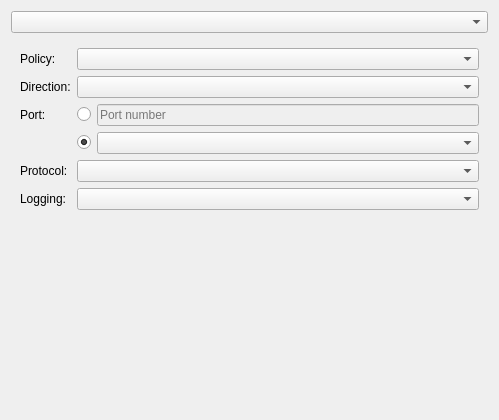
<?xml version="1.0" encoding="UTF-8"?>
<ui version="4.0">
 <class>RuleWidget</class>
 <widget class="QWidget" name="RuleWidget">
  <property name="geometry">
   <rect>
    <x>0</x>
    <y>0</y>
    <width>499</width>
    <height>420</height>
   </rect>
  </property>
  <layout class="QVBoxLayout" name="verticalLayout_2">
   <item>
    <widget class="QComboBox" name="ruleType"/>
   </item>
   <item>
    <widget class="UFW::StackedWidget" name="stackedWidget">
     <property name="currentIndex">
      <number>0</number>
     </property>
     <widget class="QWidget" name="page_2">
      <layout class="QFormLayout" name="formLayout">
       <item row="0" column="0">
        <widget class="QLabel" name="label_9">
         <property name="text">
          <string>Policy:</string>
         </property>
        </widget>
       </item>
       <item row="0" column="1">
        <widget class="QComboBox" name="simplePolicy"/>
       </item>
       <item row="1" column="0">
        <widget class="QLabel" name="label_7">
         <property name="text">
          <string>Direction:</string>
         </property>
        </widget>
       </item>
       <item row="1" column="1">
        <widget class="QComboBox" name="simpleDirection"/>
       </item>
       <item row="6" column="0">
        <widget class="QLabel" name="simpleLoggingLabel">
         <property name="text">
          <string>Logging:</string>
         </property>
        </widget>
       </item>
       <item row="6" column="1">
        <widget class="QComboBox" name="simpleLogging"/>
       </item>
       <item row="7" column="0">
        <spacer name="verticalSpacer_2">
         <property name="orientation">
          <enum>Qt::Vertical</enum>
         </property>
         <property name="sizeHint" stdset="0">
          <size>
           <width>20</width>
           <height>40</height>
          </size>
         </property>
        </spacer>
       </item>
       <item row="5" column="1">
        <widget class="QComboBox" name="simpleProtocol"/>
       </item>
       <item row="5" column="0">
        <widget class="QLabel" name="label_13">
         <property name="text">
          <string>Protocol:</string>
         </property>
        </widget>
       </item>
       <item row="2" column="1">
        <layout class="QHBoxLayout" name="horizontalLayout_3x">
         <property name="spacing">
          <number>-1</number>
         </property>
         <item>
          <widget class="QRadioButton" name="simplePortRadio">
           <property name="sizePolicy">
            <sizepolicy hsizetype="Maximum" vsizetype="Fixed">
             <horstretch>0</horstretch>
             <verstretch>0</verstretch>
            </sizepolicy>
           </property>
           <property name="text">
            <string/>
           </property>
          </widget>
         </item>
         <item>
          <widget class="UFW::LineEdit" name="simplePort">
           <property name="enabled">
            <bool>false</bool>
           </property>
           <property name="sizePolicy">
            <sizepolicy hsizetype="Preferred" vsizetype="Fixed">
             <horstretch>0</horstretch>
             <verstretch>0</verstretch>
            </sizepolicy>
           </property>
           <property name="minimumSize">
            <size>
             <width>64</width>
             <height>0</height>
            </size>
           </property>
           <property name="placeholderText">
            <string>Port number</string>
           </property>
           <property name="showClearButton" stdset="0">
            <bool>true</bool>
           </property>
          </widget>
         </item>
        </layout>
       </item>
       <item row="2" column="0">
        <widget class="QLabel" name="label_14">
         <property name="text">
          <string>Port:</string>
         </property>
        </widget>
       </item>
       <item row="4" column="1">
        <layout class="QHBoxLayout" name="horizontalLayout_5x">
         <item>
          <widget class="QRadioButton" name="simpleProfileRadio">
           <property name="sizePolicy">
            <sizepolicy hsizetype="Maximum" vsizetype="Fixed">
             <horstretch>0</horstretch>
             <verstretch>0</verstretch>
            </sizepolicy>
           </property>
           <property name="text">
            <string/>
           </property>
           <property name="checked">
            <bool>true</bool>
           </property>
          </widget>
         </item>
         <item>
          <widget class="UFW::ComboBox" name="simpleProfile">
           <property name="enabled">
            <bool>true</bool>
           </property>
           <property name="sizeAdjustPolicy">
            <enum>QComboBox::AdjustToContents</enum>
           </property>
          </widget>
         </item>
        </layout>
       </item>
      </layout>
     </widget>
     <widget class="QWidget" name="page_3">
      <layout class="QFormLayout" name="formLayout_2">
       <item row="0" column="0">
        <widget class="QLabel" name="label_12">
         <property name="text">
          <string>Policy:</string>
         </property>
        </widget>
       </item>
       <item row="0" column="1">
        <widget class="QComboBox" name="advancedPolicy"/>
       </item>
       <item row="1" column="0">
        <widget class="QLabel" name="label_10">
         <property name="text">
          <string>Direction:</string>
         </property>
        </widget>
       </item>
       <item row="1" column="1">
        <widget class="QComboBox" name="advancedDirection"/>
       </item>
       <item row="2" column="0" colspan="2">
        <layout class="QHBoxLayout" name="horizontalLayout">
         <item>
          <widget class="QGroupBox" name="groupBox_3x">
           <property name="title">
            <string>Source</string>
           </property>
           <layout class="QFormLayout" name="formLayout_4x">
            <property name="topMargin">
             <number>5</number>
            </property>
            <item row="0" column="0">
             <widget class="QLabel" name="label_5x">
              <property name="text">
               <string>Address:</string>
              </property>
             </widget>
            </item>
            <item row="0" column="1">
             <widget class="QRadioButton" name="advancedSrcAnyHostRadio">
              <property name="text">
               <string>Any address</string>
              </property>
              <property name="checked">
               <bool>true</bool>
              </property>
              <property name="autoExclusive">
               <bool>false</bool>
              </property>
             </widget>
            </item>
            <item row="1" column="1">
             <layout class="QHBoxLayout" name="horizontalLayout_6xa">
              <item>
               <widget class="QRadioButton" name="advancedSrcHostRadio">
                <property name="text">
                 <string/>
                </property>
                <property name="autoExclusive">
                 <bool>false</bool>
                </property>
               </widget>
              </item>
              <item>
               <widget class="UFW::LineEdit" name="advancedSrcHost">
                <property name="enabled">
                 <bool>false</bool>
                </property>
                <property name="sizePolicy">
                 <sizepolicy hsizetype="MinimumExpanding" vsizetype="Fixed">
                  <horstretch>0</horstretch>
                  <verstretch>0</verstretch>
                 </sizepolicy>
                </property>
                <property name="placeholderText">
                 <string>IP address</string>
                </property>
                <property name="showClearButton" stdset="0">
                 <bool>true</bool>
                </property>
               </widget>
              </item>
             </layout>
            </item>
            <item row="2" column="1">
             <widget class="QRadioButton" name="advancedSrcAnyPortRadio">
              <property name="text">
               <string>Any port</string>
              </property>
              <property name="checked">
               <bool>true</bool>
              </property>
              <property name="autoExclusive">
               <bool>false</bool>
              </property>
             </widget>
            </item>
            <item row="2" column="0">
             <widget class="QLabel" name="label_8x">
              <property name="text">
               <string>Port:</string>
              </property>
             </widget>
            </item>
            <item row="3" column="1">
             <layout class="QHBoxLayout" name="horizontalLayout_4x">
              <item>
               <widget class="QRadioButton" name="advancedSrcPortRadio">
                <property name="text">
                 <string/>
                </property>
                <property name="autoExclusive">
                 <bool>false</bool>
                </property>
               </widget>
              </item>
              <item>
               <widget class="UFW::LineEdit" name="advancedSrcPort">
                <property name="enabled">
                 <bool>false</bool>
                </property>
                <property name="sizePolicy">
                 <sizepolicy hsizetype="MinimumExpanding" vsizetype="Fixed">
                  <horstretch>0</horstretch>
                  <verstretch>0</verstretch>
                 </sizepolicy>
                </property>
                <property name="minimumSize">
                 <size>
                  <width>64</width>
                  <height>0</height>
                 </size>
                </property>
                <property name="placeholderText">
                 <string>Port number</string>
                </property>
                <property name="showClearButton" stdset="0">
                 <bool>true</bool>
                </property>
               </widget>
              </item>
             </layout>
            </item>
            <item row="4" column="1">
             <layout class="QHBoxLayout" name="horizontalLayout_6x">
              <item>
               <widget class="QRadioButton" name="advancedSrcProfileRadio">
                <property name="text">
                 <string/>
                </property>
                <property name="autoExclusive">
                 <bool>false</bool>
                </property>
               </widget>
              </item>
              <item>
               <widget class="UFW::ComboBox" name="advancedSrcProfile">
                <property name="enabled">
                 <bool>false</bool>
                </property>
                <property name="sizeAdjustPolicy">
                 <enum>QComboBox::AdjustToContents</enum>
                </property>
                <property name="sizePolicy">
                 <sizepolicy hsizetype="MinimumExpanding" vsizetype="Fixed">
                  <horstretch>0</horstretch>
                  <verstretch>0</verstretch>
                 </sizepolicy>
                </property>
               </widget>
              </item>
             </layout>
            </item>
           </layout>
          </widget>
         </item>
         <item>
          <widget class="QGroupBox" name="groupBox_3">
           <property name="title">
            <string>Destination</string>
           </property>
           <layout class="QFormLayout" name="formLayout_4">
            <property name="fieldGrowthPolicy">
             <enum>QFormLayout::ExpandingFieldsGrow</enum>
            </property>
            <property name="topMargin">
             <number>5</number>
            </property>
            <item row="0" column="0">
             <widget class="QLabel" name="label_5">
              <property name="text">
               <string>Address:</string>
              </property>
             </widget>
            </item>
            <item row="0" column="1">
             <widget class="QRadioButton" name="advancedDestAnyHostRadio">
              <property name="text">
               <string>Any address</string>
              </property>
              <property name="checked">
               <bool>true</bool>
              </property>
              <property name="autoExclusive">
               <bool>false</bool>
              </property>
             </widget>
            </item>
            <item row="1" column="1">
             <layout class="QHBoxLayout" name="horizontalLayout_6xb">
              <item>
               <widget class="QRadioButton" name="advancedDestHostRadio">
                <property name="text">
                 <string/>
                </property>
                <property name="autoExclusive">
                 <bool>false</bool>
                </property>
               </widget>
              </item>
              <item>
               <widget class="UFW::LineEdit" name="advancedDestHost">
                <property name="enabled">
                 <bool>false</bool>
                </property>
                <property name="sizePolicy">
                 <sizepolicy hsizetype="MinimumExpanding" vsizetype="Fixed">
                  <horstretch>0</horstretch>
                  <verstretch>0</verstretch>
                 </sizepolicy>
                </property>
                <property name="placeholderText">
                 <string>IP address</string>
                </property>
                <property name="showClearButton" stdset="0">
                 <bool>true</bool>
                </property>
               </widget>
              </item>
             </layout>
            </item>
            <item row="2" column="1">
             <widget class="QRadioButton" name="advancedDestAnyPortRadio">
              <property name="text">
               <string>Any port</string>
              </property>
              <property name="checked">
               <bool>true</bool>
              </property>
              <property name="autoExclusive">
               <bool>false</bool>
              </property>
             </widget>
            </item>
            <item row="3" column="1">
             <layout class="QHBoxLayout" name="horizontalLayout_4">
              <item>
               <widget class="QRadioButton" name="advancedDestPortRadio">
                <property name="text">
                 <string/>
                </property>
                <property name="autoExclusive">
                 <bool>false</bool>
                </property>
               </widget>
              </item>
              <item>
               <widget class="UFW::LineEdit" name="advancedDestPort">
                <property name="enabled">
                 <bool>false</bool>
                </property>
                <property name="sizePolicy">
                 <sizepolicy hsizetype="MinimumExpanding" vsizetype="Fixed">
                  <horstretch>0</horstretch>
                  <verstretch>0</verstretch>
                 </sizepolicy>
                </property>
                <property name="minimumSize">
                 <size>
                  <width>64</width>
                  <height>0</height>
                 </size>
                </property>
                <property name="placeholderText">
                 <string>Port number</string>
                </property>
                <property name="showClearButton" stdset="0">
                 <bool>true</bool>
                </property>
               </widget>
              </item>
             </layout>
            </item>
            <item row="4" column="1">
             <layout class="QHBoxLayout" name="horizontalLayout_6">
              <item>
               <widget class="QRadioButton" name="advancedDestProfileRadio">
                <property name="text">
                 <string/>
                </property>
                <property name="autoExclusive">
                 <bool>false</bool>
                </property>
               </widget>
              </item>
              <item>
               <widget class="UFW::ComboBox" name="advancedDestProfile">
                <property name="enabled">
                 <bool>false</bool>
                </property>
                <property name="sizeAdjustPolicy">
                 <enum>QComboBox::AdjustToContents</enum>
                </property>
                <property name="sizePolicy">
                 <sizepolicy hsizetype="MinimumExpanding" vsizetype="Fixed">
                  <horstretch>0</horstretch>
                  <verstretch>0</verstretch>
                 </sizepolicy>
                </property>
               </widget>
              </item>
             </layout>
            </item>
            <item row="2" column="0">
             <widget class="QLabel" name="label_8">
              <property name="text">
               <string>Port:</string>
              </property>
             </widget>
            </item>
           </layout>
          </widget>
         </item>
        </layout>
       </item>
       <item row="3" column="0">
        <widget class="QLabel" name="label_15">
         <property name="text">
          <string>Protocol:</string>
         </property>
        </widget>
       </item>
       <item row="3" column="1">
        <widget class="QComboBox" name="advancedProtocol"/>
       </item>
       <item row="4" column="0">
        <widget class="QLabel" name="label_15x">
         <property name="text">
          <string>Interface:</string>
         </property>
        </widget>
       </item>
       <item row="4" column="1">
        <widget class="QComboBox" name="advancedInterface"/>
       </item>
       <item row="5" column="0">
        <widget class="QLabel" name="advancedLoggingLabel">
         <property name="text">
          <string>Logging:</string>
         </property>
        </widget>
       </item>
       <item row="5" column="1">
        <widget class="QComboBox" name="advancedLogging"/>
       </item>
      </layout>
     </widget>
    </widget>
   </item>
   <item>
    <spacer name="verticalSpacer">
     <property name="orientation">
      <enum>Qt::Vertical</enum>
     </property>
     <property name="sizeHint" stdset="0">
      <size>
       <width>20</width>
       <height>87</height>
      </size>
     </property>
    </spacer>
   </item>
   <item>
    <widget class="KSqueezedTextLabel" name="statusLabel">
     <property name="font">
      <font>
       <italic>true</italic>
      </font>
     </property>
    </widget>
   </item>
  </layout>
 </widget>
 <customwidgets>
  <customwidget>
   <class>KSqueezedTextLabel</class>
   <extends>QLabel</extends>
   <header>ksqueezedtextlabel.h</header>
  </customwidget>
  <!--<customwidget>
   <class>KLineEdit</class>
   <extends>QLineEdit</extends>
   <header>klineedit.h</header>
  </customwidget> -->
  <customwidget>
   <class>UFW::ComboBox</class>
   <extends>QComboBox</extends>
   <header>combobox.h</header>
   <container>1</container>
  </customwidget>
  <customwidget>
   <class>UFW::LineEdit</class>
   <extends>QLineEdit</extends>
   <header>lineedit.h</header>
   <container>1</container>
  </customwidget>
  <customwidget>
   <class>UFW::StackedWidget</class>
   <extends>QStackedWidget</extends>
   <header>stackedwidget.h</header>
   <container>1</container>
  </customwidget>
 </customwidgets>
 <tabstops>
  <tabstop>ruleType</tabstop>
  <tabstop>simplePolicy</tabstop>
  <tabstop>simpleDirection</tabstop>
  <tabstop>simplePortRadio</tabstop>
  <tabstop>simplePort</tabstop>
  <tabstop>simpleProfileRadio</tabstop>
  <tabstop>simpleProfile</tabstop>
  <tabstop>simpleProtocol</tabstop>
  <tabstop>simpleLogging</tabstop>
  <tabstop>advancedPolicy</tabstop>
  <tabstop>advancedDirection</tabstop>
  <tabstop>advancedSrcAnyHostRadio</tabstop>
  <tabstop>advancedSrcHostRadio</tabstop>
  <tabstop>advancedSrcHost</tabstop>
  <tabstop>advancedSrcAnyPortRadio</tabstop>
  <tabstop>advancedSrcPortRadio</tabstop>
  <tabstop>advancedSrcPort</tabstop>
  <tabstop>advancedSrcProfileRadio</tabstop>
  <tabstop>advancedSrcProfile</tabstop>
  <tabstop>advancedDestAnyHostRadio</tabstop>
  <tabstop>advancedDestHostRadio</tabstop>
  <tabstop>advancedDestHost</tabstop>
  <tabstop>advancedDestAnyPortRadio</tabstop>
  <tabstop>advancedDestPortRadio</tabstop>
  <tabstop>advancedDestPort</tabstop>
  <tabstop>advancedDestProfileRadio</tabstop>
  <tabstop>advancedDestProfile</tabstop>
  <tabstop>advancedProtocol</tabstop>
  <tabstop>advancedInterface</tabstop>
  <tabstop>advancedLogging</tabstop>
 </tabstops>
 <resources/>
 <connections>
  <connection>
   <sender>simplePortRadio</sender>
   <signal>toggled(bool)</signal>
   <receiver>simplePort</receiver>
   <slot>setEnabled(bool)</slot>
   <hints>
    <hint type="sourcelabel">
     <x>92</x>
     <y>106</y>
    </hint>
    <hint type="destinationlabel">
     <x>152</x>
     <y>108</y>
    </hint>
   </hints>
  </connection>
  <connection>
   <sender>simpleProfileRadio</sender>
   <signal>toggled(bool)</signal>
   <receiver>simpleProfile</receiver>
   <slot>setEnabled(bool)</slot>
   <hints>
    <hint type="sourcelabel">
     <x>102</x>
     <y>138</y>
    </hint>
    <hint type="destinationlabel">
     <x>135</x>
     <y>141</y>
    </hint>
   </hints>
  </connection>
  <connection>
   <sender>advancedSrcHostRadio</sender>
   <signal>toggled(bool)</signal>
   <receiver>advancedSrcHost</receiver>
   <slot>setEnabled(bool)</slot>
   <hints>
    <hint type="sourcelabel">
     <x>87</x>
     <y>164</y>
    </hint>
    <hint type="destinationlabel">
     <x>164</x>
     <y>172</y>
    </hint>
   </hints>
  </connection>
  <connection>
   <sender>advancedSrcPortRadio</sender>
   <signal>toggled(bool)</signal>
   <receiver>advancedSrcPort</receiver>
   <slot>setEnabled(bool)</slot>
   <hints>
    <hint type="sourcelabel">
     <x>87</x>
     <y>222</y>
    </hint>
    <hint type="destinationlabel">
     <x>120</x>
     <y>226</y>
    </hint>
   </hints>
  </connection>
  <connection>
   <sender>advancedSrcProfileRadio</sender>
   <signal>toggled(bool)</signal>
   <receiver>advancedSrcProfile</receiver>
   <slot>setEnabled(bool)</slot>
   <hints>
    <hint type="sourcelabel">
     <x>89</x>
     <y>255</y>
    </hint>
    <hint type="destinationlabel">
     <x>148</x>
     <y>258</y>
    </hint>
   </hints>
  </connection>
  <connection>
   <sender>advancedDestHostRadio</sender>
   <signal>toggled(bool)</signal>
   <receiver>advancedDestHost</receiver>
   <slot>setEnabled(bool)</slot>
   <hints>
    <hint type="sourcelabel">
     <x>328</x>
     <y>158</y>
    </hint>
    <hint type="destinationlabel">
     <x>357</x>
     <y>162</y>
    </hint>
   </hints>
  </connection>
  <connection>
   <sender>advancedDestPortRadio</sender>
   <signal>toggled(bool)</signal>
   <receiver>advancedDestPort</receiver>
   <slot>setEnabled(bool)</slot>
   <hints>
    <hint type="sourcelabel">
     <x>332</x>
     <y>219</y>
    </hint>
    <hint type="destinationlabel">
     <x>375</x>
     <y>221</y>
    </hint>
   </hints>
  </connection>
  <connection>
   <sender>advancedDestProfileRadio</sender>
   <signal>toggled(bool)</signal>
   <receiver>advancedDestProfile</receiver>
   <slot>setEnabled(bool)</slot>
   <hints>
    <hint type="sourcelabel">
     <x>331</x>
     <y>249</y>
    </hint>
    <hint type="destinationlabel">
     <x>360</x>
     <y>251</y>
    </hint>
   </hints>
  </connection>
 </connections>
</ui>
